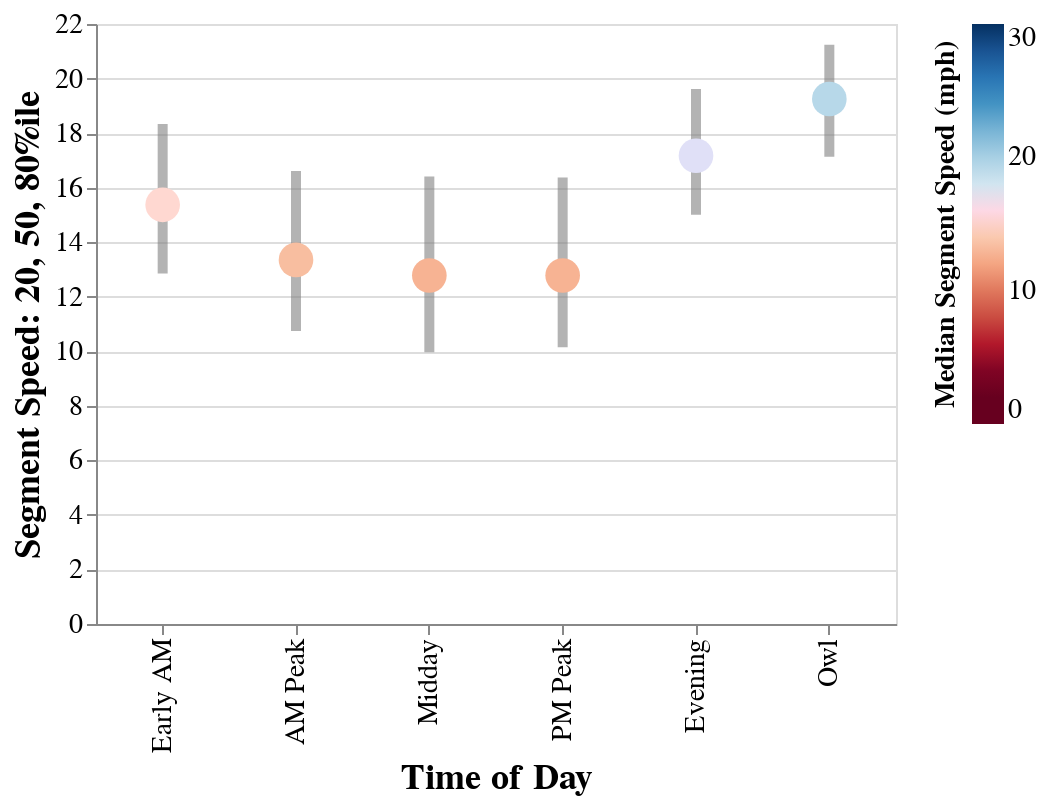

Notebook source saved alongside this figure:
### Code cell
chart

### Figure 1 — Vega-Lite specification as saved in the notebook (floating-point values rounded to 4 significant figures)
{"config": {"view": {"continuousWidth": 300, "continuousHeight": 300}, "axis": {"labelFontSize": 14, "titleFontSize": 18}, "legend": {"labelFontSize": 14, "labelOffset": 100, "titleFontSize": 14, "titleLimit": 250, "titleOrient": "left"}}, "layer": [{"mark": {"type": "errorbar", "color": "gray", "opacity": 0.6, "thickness": 5}, "encoding": {"tooltip": [{"field": "p20_mph", "title": "p20 mph", "type": "quantitative"}, {"field": "p50_mph", "title": "p50 mph", "type": "quantitative"}, {"field": "p80_mph", "title": "p80 mph", "type": "quantitative"}], "x": {"field": "time_of_day", "sort": ["Early AM", "AM Peak", "Midday", "PM Peak", "Evening", "Owl"], "type": "nominal"}, "y": {"field": "p50_mph", "title": "Segment Speed: 20, 50, 80%ile", "type": "quantitative"}, "yError": {"field": "p50 - p20"}, "yError2": {"field": "p80 - p50"}}}, {"mark": {"type": "point", "filled": true, "opacity": 1, "size": 300}, "encoding": {"color": {"field": "p50_mph", "scale": {"domain": [0.0, 3.0, 6.0, 9.0, 12.0, 15.0, 18.0, 21.0, 24.0, 27.0, 30.0], "range": ["#67001f", "#67001f", "#b2182b", "#d6604d", "#f4a582", "#fddbc7", "#d1e5f0", "#92c5de", "#4393c3", "#2166ac", "#053061"]}, "title": "Median Segment Speed (mph)", "type": "quantitative"}, "tooltip": [{"field": "p50_mph", "title": "p50 mph", "type": "quantitative"}], "x": {"field": "time_of_day", "sort": ["Early AM", "AM Peak", "Midday", "PM Peak", "Evening", "Owl"], "title": "Time of Day", "type": "nominal"}, "y": {"field": "p50_mph", "type": "quantitative"}}}], "data": {"name": "data-930e4db767874e4134e3ae39402f162c"}, "width": 400, "$schema": "https://vega.github.io/schema/vega-lite/v5.17.0.json", "datasets": {"data-930e4db767874e4134e3ae39402f162c": [{"time_of_day": "AM Peak", "p50_mph": 13.35, "p20_mph": 10.74, "p80_mph": 16.61, "p50 - p20": -2.61, "p80 - p50": 3.26}, {"time_of_day": "Early AM", "p50_mph": 15.37, "p20_mph": 12.85, "p80_mph": 18.33, "p50 - p20": -2.52, "p80 - p50": 2.96}, {"time_of_day": "Evening", "p50_mph": 17.17, "p20_mph": 15.01, "p80_mph": 19.62, "p50 - p20": -2.16, "p80 - p50": 2.45}, {"time_of_day": "Midday", "p50_mph": 12.78, "p20_mph": 9.96, "p80_mph": 16.41, "p50 - p20": -2.82, "p80 - p50": 3.63}, {"time_of_day": "Owl", "p50_mph": 19.25, "p20_mph": 17.13, "p80_mph": 21.24, "p50 - p20": -2.12, "p80 - p50": 1.99}, {"time_of_day": "PM Peak", "p50_mph": 12.78, "p20_mph": 10.15, "p80_mph": 16.37, "p50 - p20": -2.63, "p80 - p50": 3.59}]}}
